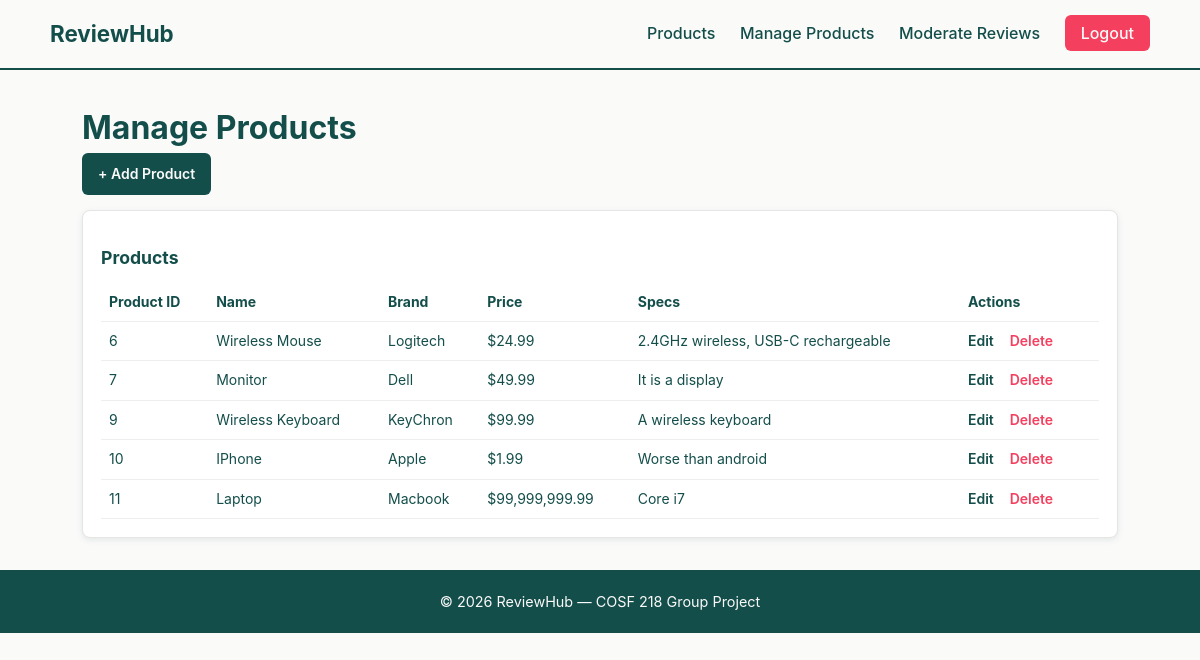
/admin/products.php (signed in), run on the app's committed database.
### tables this page shows
CREATE TABLE `products` (
  `product_id` int(11) NOT NULL,
  `name` varchar(150) NOT NULL,
  `brand` varchar(100) NOT NULL,
  `price` decimal(10,2) NOT NULL,
  `specs` text DEFAULT NULL
);

### admin/products.php (the view, shortened to what this page needs)
<?php
require_once __DIR__ . '/../config/db.php';
$sql = "SELECT product_id, name, brand, price, specs FROM products";
$result = mysqli_query($conn, $sql);
require_once __DIR__ . '/../includes/header.php';
?>
<h1>Manage Products</h1>
<div id="add_buttons">
    <a href="products.php?action=add" id="addbtn">+ Add Product</a>
</div>
<div id="table">
    <table>
        <caption>Products</caption>
        <thead>
            <tr>
                <th>Product ID</th>
                <th>Name</th>
                <th>Brand</th>
                <th>Price</th>
                <th>Specs</th>
                <th>Actions</th>
            </tr>
        </thead>
        <tbody>
            <?php if (mysqli_num_rows($result) === 0): ?>
                <tr><td colspan="6">No products yet.</td></tr>
            <?php else: ?>
                <?php while ($product = mysqli_fetch_assoc($result)): ?>
                    <tr>
                        <td><?= $product['product_id'] ?></td>
                        <td><?= htmlspecialchars($product['name']) ?></td>
                        <td><?= htmlspecialchars($product['brand']) ?></td>
                        <td>$<?= number_format($product['price'], 2) ?></td>
                        <td><?= htmlspecialchars($product['specs']) ?></td>
                        <td class="actions">
                            <a href="products.php?action=edit&product_id=<?= $product['product_id'] ?>" class="edit">Edit</a>
                            <a href="products.php?action=delete&product_id=<?= $product['product_id'] ?>" class="delete" onclick="return confirm('Delete this product? This cannot be undone.');">Delete</a>
                        </td>
                    </tr>
                <?php endwhile; ?>
            <?php endif; ?>
        </tbody>
    </table>
</div>
<?php require_once __DIR__ . '/../includes/footer.php'; ?>

### assets/css/style.css (style rules this page uses)
* { margin: 0; padding: 0; box-sizing: border-box; }
body { font-family: -apple-system, "Segoe UI", Roboto, Helvetica, Arial, sans-serif; background-color: #FAFAF9; color: #134E4A; line-height: 1.6; }
table { width: 100%; border-collapse: collapse; margin-top: 15px; }
th, td { text-align: left; padding: 8px; border-bottom: 1px solid #eee; font-size: 14px; }
th { color: #134E4A; }
#table { background: #FFFFFF; border-radius: 8px; box-shadow: 0 2px 6px rgba(19, 78, 74, 0.1); padding: 18px; border: 1px solid #e5e5e3; margin-top: 15px; }
#table caption { text-align: left; font-weight: 700; color: #134E4A; margin-bottom: 10px; font-size: 1.1rem; }
#addbtn { display: inline-block; background-color: #134E4A; color: #FAFAF9; text-decoration: none; padding: 10px 16px; border-radius: 6px; font-weight: 600; font-size: 14px; }
.actions a { text-decoration: none; font-weight: 600; margin-right: 12px; }
.actions .edit { color: #134E4A; }
.actions .delete, .actions .reject { color: #F43F5E; }

### data on the page
products: product_id "6", name "Wireless Mouse", brand "Logitech", price "24.99", specs "2.4GHz wireless, USB-C rechargeable"
products: product_id "7", name "Monitor", brand "Dell", price "49.99", specs "It is a display"
products: product_id "9", name "Wireless Keyboard", brand "KeyChron", price "99.99", specs "A wireless keyboard"
products: product_id "10", name "IPhone", brand "Apple", price "1.99", specs "Worse than android"
products: product_id "11", name "Laptop", brand "Macbook", price "99,999,999.99", specs "Core i7"
